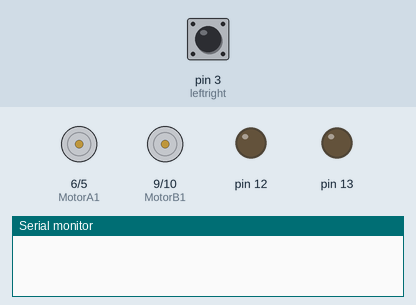
Simulated run of this sketch. Board: Arduino Uno, built with avr-gcc and run on an emulated ATmega328P. On the bench: motor-driver pin pairs drawn as motors (green arrow = first pin HIGH = forward, orange = second pin HIGH = backward, longer = more drive, scaled by the enable pin), output pins drawn as LEDs (lit = HIGH), the last lines printed to the serial monitor. The inputs (shaded band) are chosen by the test bench; at power-on: pin 3 (leftright) LOW.

Above: at 1.2 s.
1.3 s: pin 3 (leftright) pulled HIGH for 0.15 s
At 2.3 s:
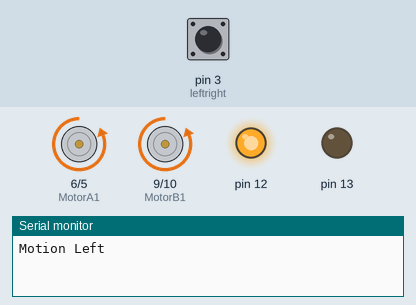
At 6.4 s:
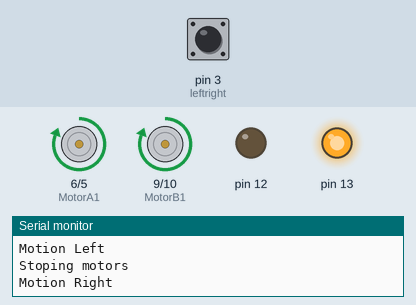
10.6 s: pin 3 (leftright) pulled HIGH for 1 s
At 13.2 s:
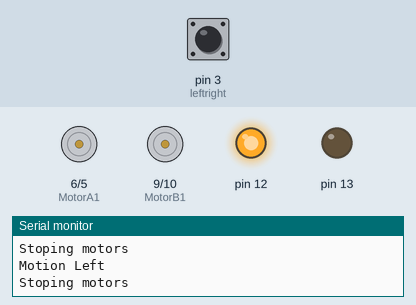
Timing chart, 0 to 17.7 s (numbered marks = the images above; inputs shaded):
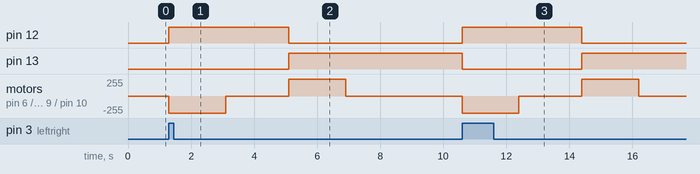

Measured:
- after the input at 1.3 s, pin 12: LOW → HIGH at once, → LOW 3.8 s later; pin 13: LOW → HIGH after 3.8 s; motor on pin 6 (MotorA1) / pin 5 (MotorA2), motor on pin 9 (MotorB1) / pin 10 (MotorB2): stopped → backward 255/255 at once, → stopped 1.8 s later, → forward 255/255 2.0 s later, → stopped 1.8 s later
- after the input at 10.6 s, pin 12: LOW → HIGH at once, → LOW 3.8 s later; pin 13: HIGH → LOW at once, → HIGH 3.8 s later; motor on pin 6 (MotorA1) / pin 5 (MotorA2), motor on pin 9 (MotorB1) / pin 10 (MotorB2): stopped → backward 255/255 at once, → stopped 1.8 s later, → forward 255/255 2.0 s later, → stopped 1.8 s later

The sketch:

vanderlande_thing.ino
```cpp
//Dev: acharismas

//Define Pins
//Motor A
int enableA = 7;
int MotorA1 = 6;
int MotorA2 = 5;

//Motor B
int enableB = 8;
int MotorB1 = 9;
int MotorB2 = 10;

//WiFi module
int leftright = 3;
int val = 0;
int savedstate = 0;

//Setup
void setup() {
  pinMode(13, OUTPUT);
  pinMode(12, OUTPUT);
  Serial.begin (9600);
  //configure pin modes
  pinMode (enableA, OUTPUT);
  pinMode (MotorA1, OUTPUT);
  pinMode (MotorA2, OUTPUT);

  pinMode (enableB, OUTPUT);
  pinMode (MotorB1, OUTPUT);
  pinMode (MotorB2, OUTPUT);
  pinMode (leftright,INPUT);

}

void loop() {
  //enabling motor

  val = digitalRead(leftright);
if (val != savedstate) {
  if (val == HIGH)
  {
  digitalWrite(13, LOW);
  digitalWrite(12, HIGH);
  digitalWrite (enableA, HIGH);
  digitalWrite (enableB, HIGH);


  Serial.println ("Motion Left");
  digitalWrite (MotorA1, LOW);
  digitalWrite (MotorA2, HIGH);

  digitalWrite (MotorB1, LOW);
  digitalWrite (MotorB2, HIGH);


  //3s forward
  delay (1800);


  Serial.println ("Stoping motors");
  //stop
  digitalWrite (enableA, LOW);
  digitalWrite (enableB, LOW);

   delay (2000);
  }
  else if (val == LOW)
  {
    digitalWrite(13, HIGH);
    digitalWrite(12, LOW);
    digitalWrite (enableA, HIGH);
    digitalWrite (enableB, HIGH);

    Serial.println ("Motion Right");
    //reverse

    digitalWrite (MotorA1,HIGH);
    digitalWrite (MotorA2,LOW);

    digitalWrite (MotorB1,HIGH);
    digitalWrite (MotorB2,LOW);

    //5s backwards
    delay (1800);


    Serial.println ("Stoping motors");
    //stop
    digitalWrite (enableA, LOW);
    digitalWrite (enableB, LOW);

    delay (2000);
  }
  savedstate = val;
  }
}
```
